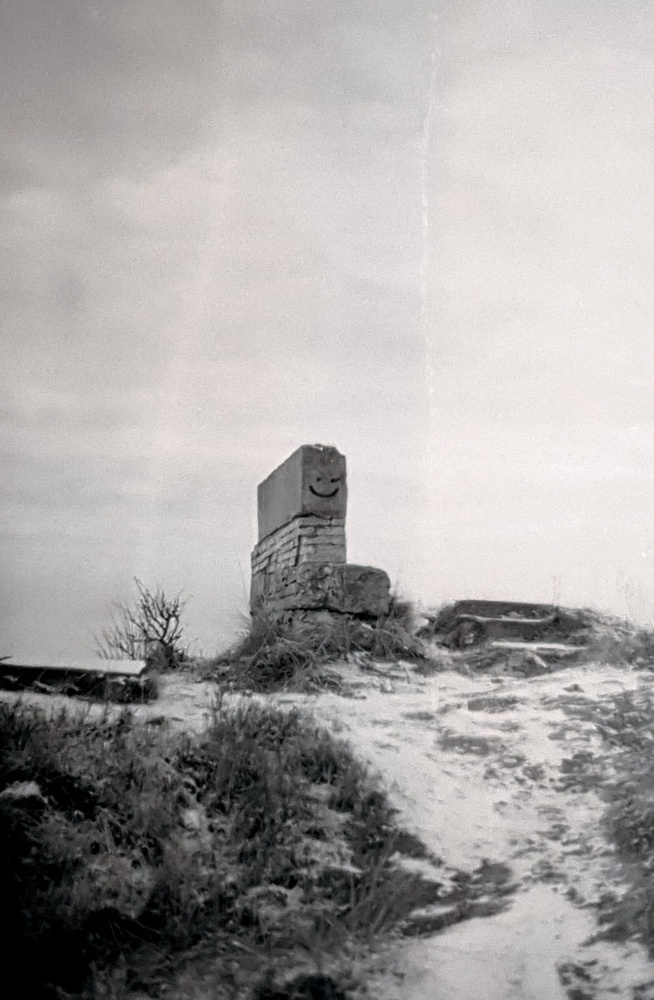
#> input picture kiegelis.jpeg, 654 x 1000 px, shrunk from 1046 x 1600 before the run, found by its file name
$ python pixel_sort_4.py
#> lines starting #> are read from the running program, lines starting #| are printed output that depends on the picture; after the words box and inside, x2 and y2 are one past the last pixel; in counts of white or black regions, pixels touching at a corner belong together
from PIL import Image, ImageDraw
import numpy as np

def pixel_sort(image_path, threshold=100, output_path='sorted_image.jpg'):
#> called with image_path = 'kiegelis.jpeg', threshold = 150, output_path = 'image_with_contours.jpg'
    try:
        # Open the image
        img = Image.open(image_path)
#> img is the input picture: PIL image 654x1000 RGB; mean R, G, B 167.9, 165, 163.6

        # Convert image to numpy array
        img_array = np.array(img)

        # Convert image to grayscale
        gray_img = img.convert('L')

        # Convert grayscale image to numpy array
        gray_array = np.array(gray_img)

        # Threshold the grayscale image
        binary_array = (gray_array > threshold) * 255
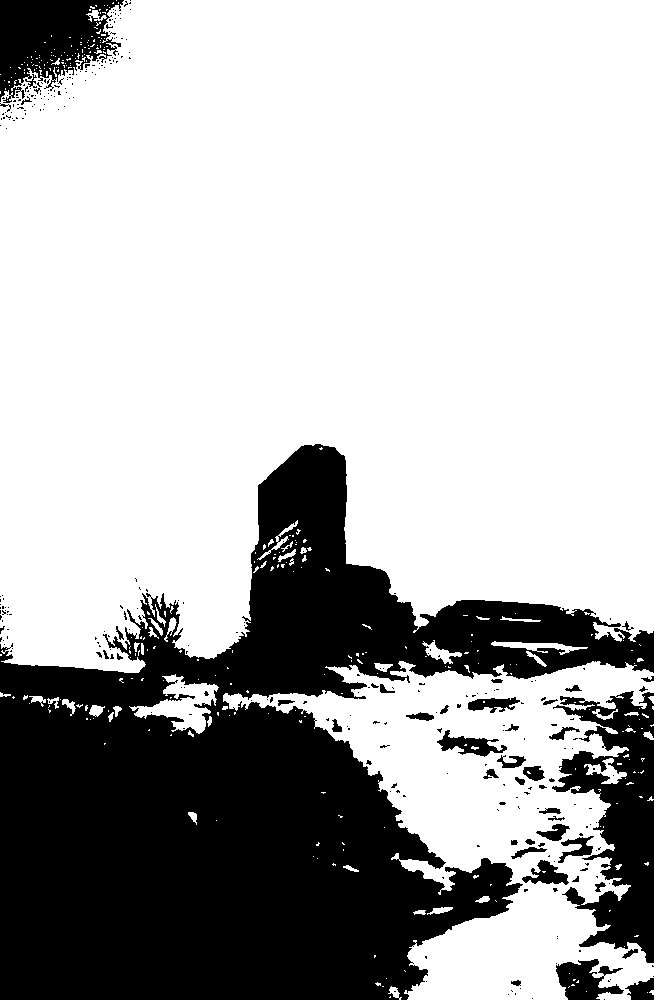
#> binary_array: shape (1000, 654) int64; 69.3% white; 316 black regions (272 under 20 px), largest, box (x1, y1, x2, y2) and area: (0, 444, 654, 1000) 170777, (552, 691, 654, 963) 14274, (0, 0, 124, 103) 7774

        # Find contours in the binary image
        contours = find_contours(binary_array)
#> contours = 407 items
        print("Number of contours found:", len(contours))
#| Number of contours found: 407

        # Draw contours on a copy of the original image
        img_with_contours = draw_contours(img_array.copy(), contours)
#> the loop in draw_contours, `for contour in contours:` made 407 passes
#> contour on passes 1, 3, 4: [(116, 0)], [(113, 2), (113, 3), (112, 3)], [(118, 2), (118, 3)]
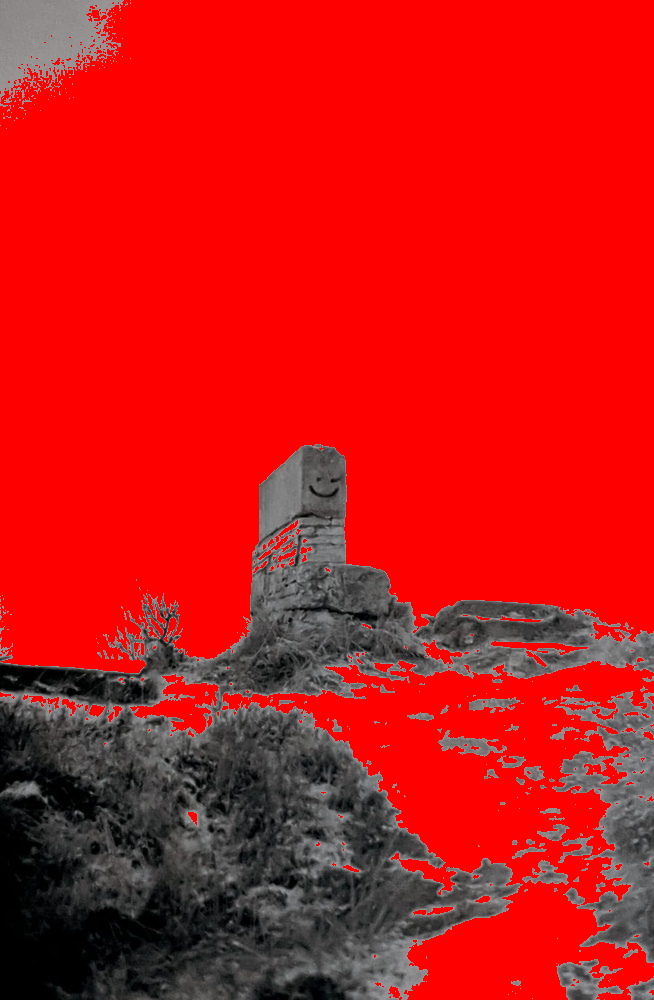
#> img_with_contours: PIL image 654x1000 RGB; mean R, G, B 199.6, 22.5, 22.6

        # Save the image with contours to a file
        img_with_contours.save(output_path)

        print("Image with contours saved at:", output_path)
        return output_path
    except Exception as e:
        print("An error occurred:", e)
        return None

def find_contours(binary_array):
    # Find contours in the binary image
    contours = []
    height, width = binary_array.shape
    visited = set()

    for y in range(height):
        for x in range(width):
            if binary_array[y, x] == 255 and (y, x) not in visited:
                contour = []
                stack = [(y, x)]

                while stack:
                    ny, nx = stack.pop()
                    contour.append((nx, ny))  # Reversed order for PIL draw function
                    visited.add((ny, nx))

                    for dy, dx in [(0, 1), (1, 0), (0, -1), (-1, 0)]:
                        cy, cx = ny + dy, nx + dx
                        if 0 <= cy < height and 0 <= cx < width and (cy, cx) not in visited and binary_array[cy, cx] == 255:
                            stack.append((cy, cx))

                contours.append(contour)  # Don't convert contour to tuple
    return contours

def draw_contours(img_array, contours):
    # Draw contours on a copy of the original image array
    img_with_contours = Image.fromarray(img_array)  # Convert to PIL Image
    draw = ImageDraw.Draw(img_with_contours)

    for contour in contours:
        draw.line(contour, fill=255, width=1)  # Draw contour

    return img_with_contours

# Example usage
input_image_path = 'kiegelis.jpeg'
output_image_path = pixel_sort(input_image_path, threshold=150, output_path='image_with_contours.jpg')  # Adjust threshold value and output path as needed

$ run again, with bolangerie.png saved as kiegelis.jpeg
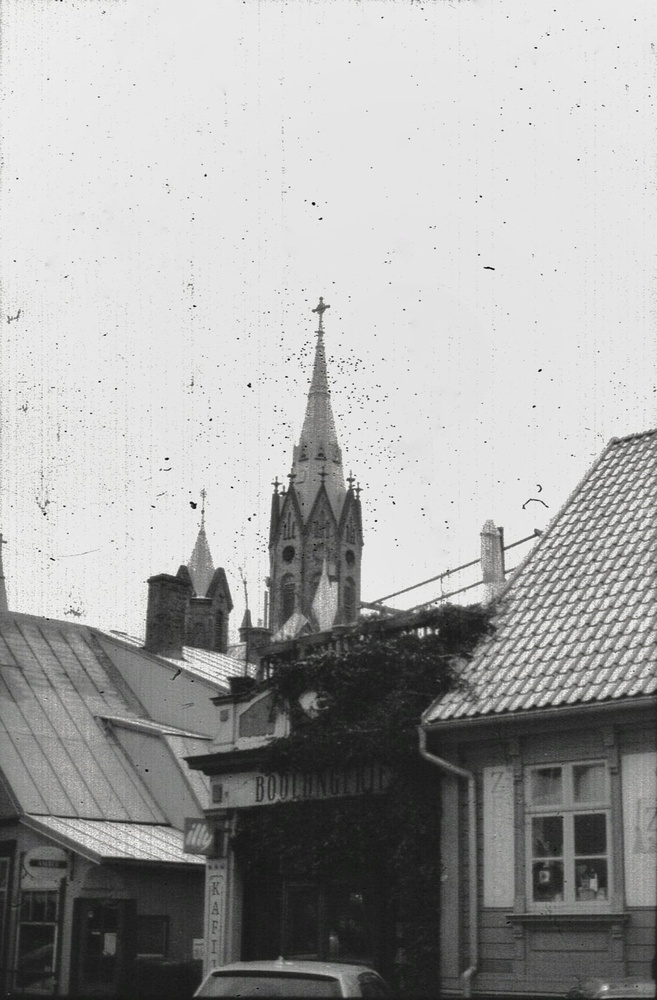
#> input picture bolangerie.png, 657 x 1000 px, shrunk from 1130 x 1721 before the run, found by its file name
#> in pixel_sort, img is the input picture: PIL image 657x1000 RGB; mean R, G, B 165.7, 165.8, 165.1
#> in pixel_sort, `binary_array = (gray_array > threshold) * 255`:
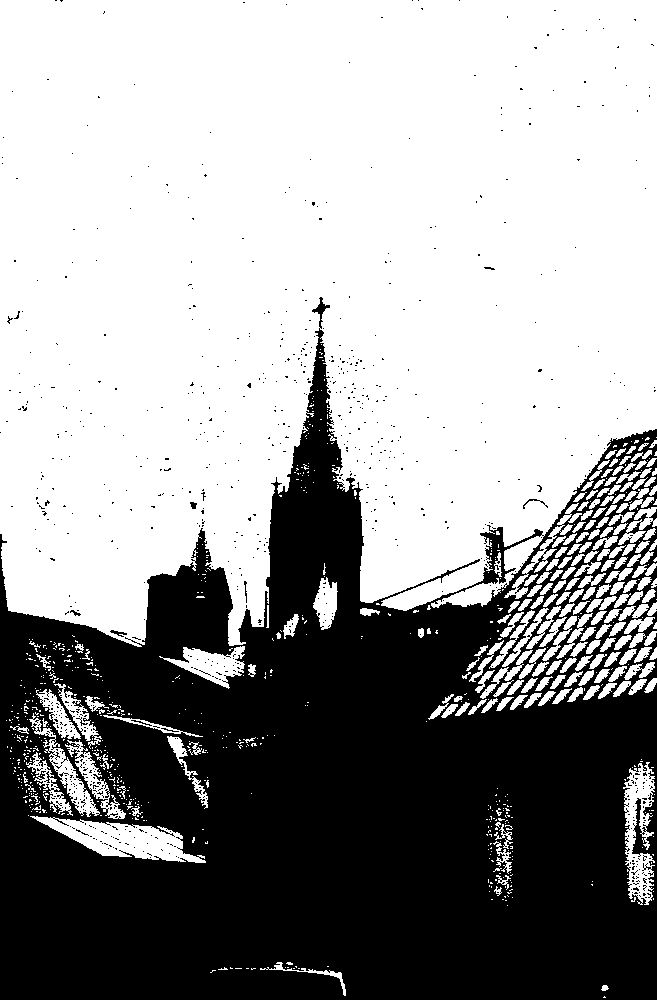
#> binary_array: shape (1000, 657) int64; 60.7% white; 854 black regions (844 under 20 px), largest, box (x1, y1, x2, y2) and area: (0, 297, 657, 1000) 255687, (110, 630, 127, 637) 50, (523, 499, 548, 509) 48
#> contours = 1151 items
#| Number of contours found: 1151
#> the loop in draw_contours, `for contour in contours:` made 1151 passes
#> contour on passes 2 to 4: [(320, 338)], [(321, 344)], [(320, 349)]
#> in pixel_sort, `img_with_contours = draw_contours(img_array.copy(), contours)`:
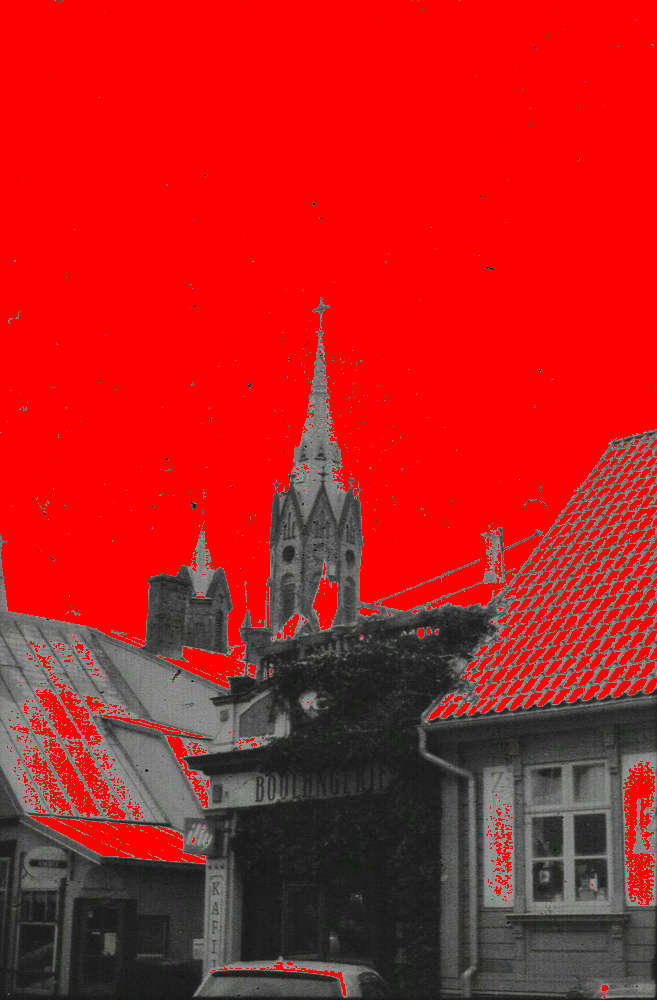
#> img_with_contours: PIL image 657x1000 RGB; mean R, G, B 184.6, 29.3, 28.9

$ run again, with cut_and_inverted_image.jpg copied over kiegelis.jpeg
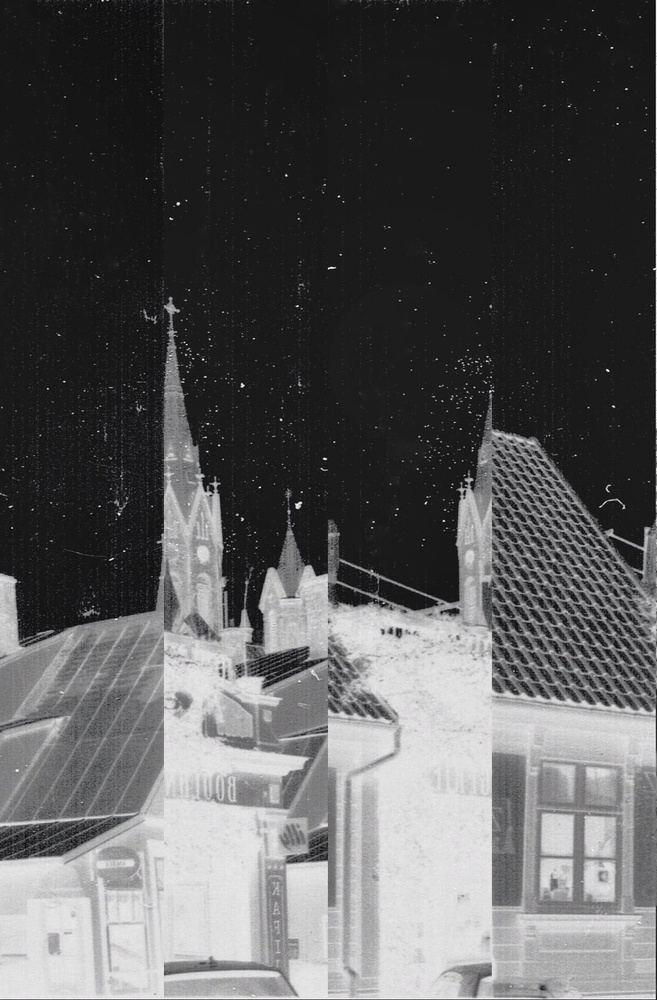
#> input picture cut_and_inverted_image.jpg, 657 x 1000 px, shrunk from 1130 x 1721 before the run, found by its file name
#> in pixel_sort, img is the input picture: PIL image 657x1000 RGB; mean R, G, B 89.3, 89.2, 89.8
#> in pixel_sort, `binary_array = (gray_array > threshold) * 255`:
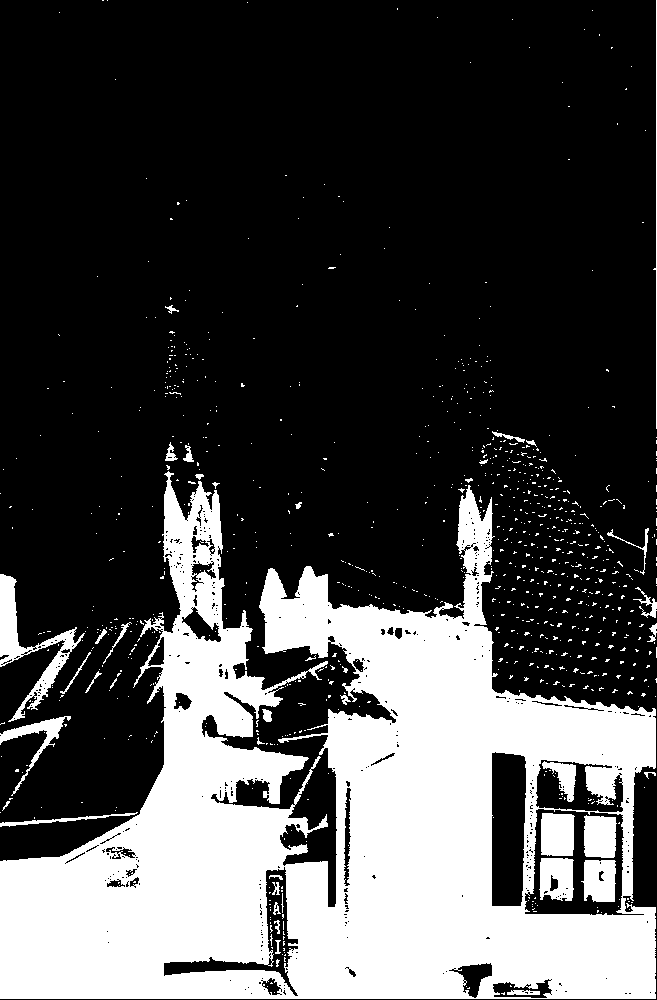
#> binary_array: shape (1000, 657) int64; 28.1% white; 942 white regions (900 under 20 px), largest, box (x1, y1, x2, y2) and area: (0, 471, 656, 999) 169000, (0, 574, 85, 722) 2836, (541, 813, 575, 856) 1375
#> contours = 1117 items
#| Number of contours found: 1117
#> the loop in draw_contours, `for contour in contours:` made 1117 passes
#> contour on passes 1, 2, 4: [(102, 0), (103, 0)], [(107, 0)], [(247, 2)]
#> in pixel_sort, `img_with_contours = draw_contours(img_array.copy(), contours)`:
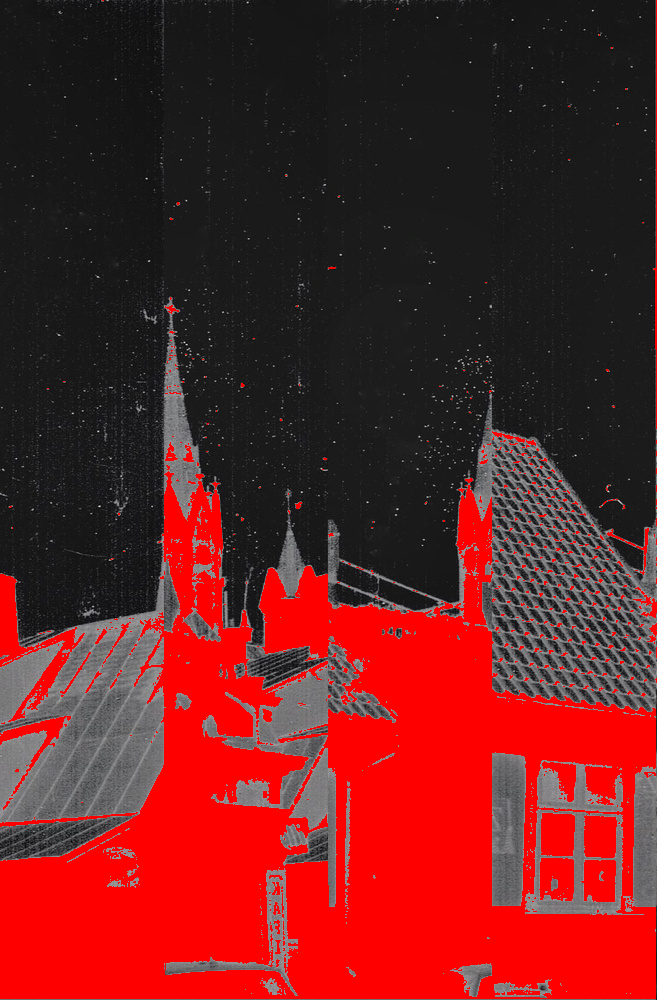
#> img_with_contours: PIL image 657x1000 RGB; mean R, G, B 104.6, 32.6, 33

$ run again, with cut_inverted_and_flipped_image.jpg copied over kiegelis.jpeg
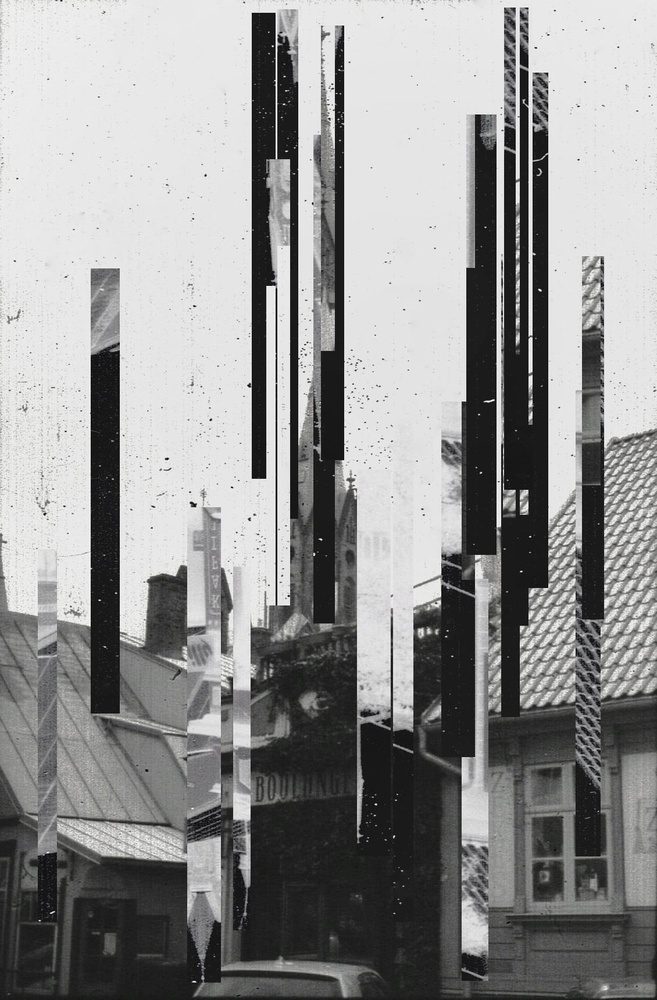
#> input picture cut_inverted_and_flipped_image.jpg, 657 x 1000 px, shrunk from 1130 x 1721 before the run, found by its file name
#> in pixel_sort, img is the input picture: PIL image 657x1000 RGB; mean R, G, B 146, 146, 145.7
#> in pixel_sort, `binary_array = (gray_array > threshold) * 255`:
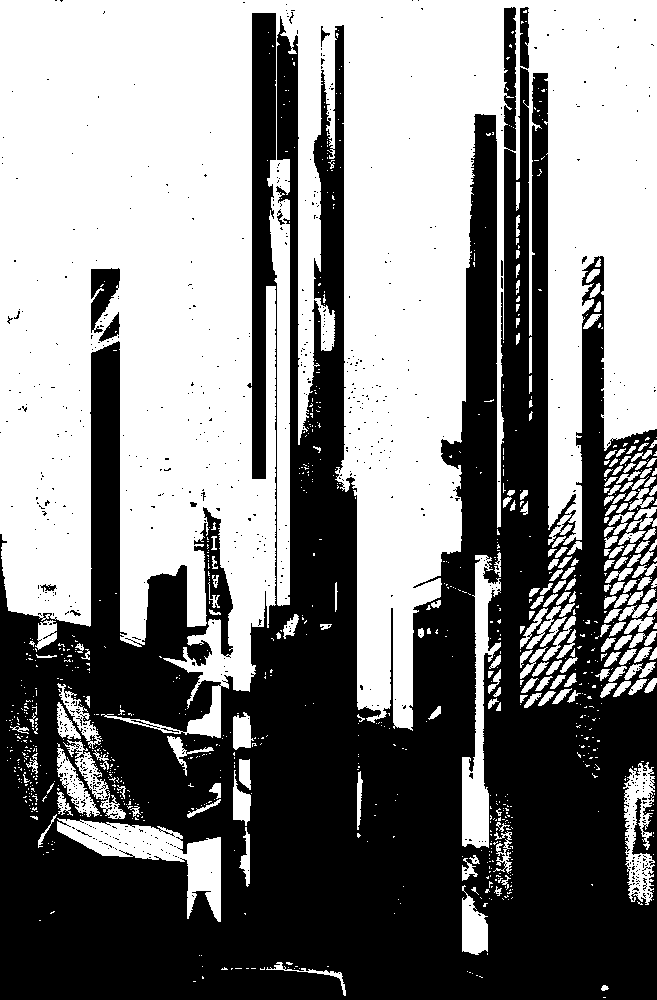
#> binary_array: shape (1000, 657) int64; 52% white; 768 black regions (751 under 20 px), largest, box (x1, y1, x2, y2) and area: (0, 7, 657, 1000) 311172, (91, 268, 120, 333) 1126, (520, 7, 529, 69) 474
#> contours = 1299 items
#| Number of contours found: 1299
#> the loop in draw_contours, `for contour in contours:` made 1299 passes
#> contour on passes 4, 5, 7: [(525, 21), (526, 21)], [(338, 30)], [(268, 32)]
#> in pixel_sort, `img_with_contours = draw_contours(img_array.copy(), contours)`:
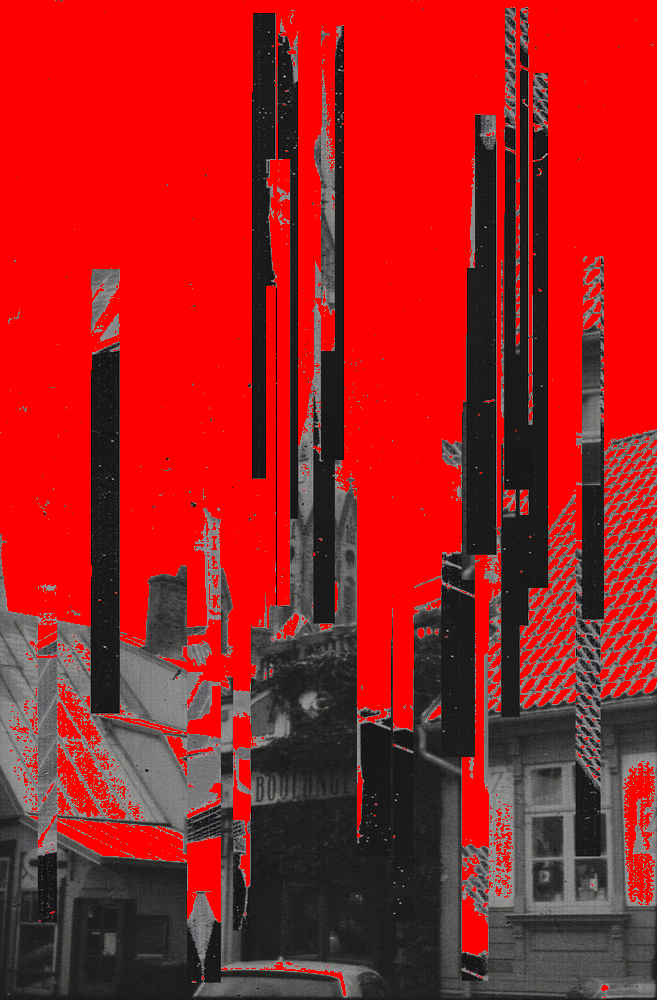
#> img_with_contours: PIL image 657x1000 RGB; mean R, G, B 164.1, 30.6, 30.4
